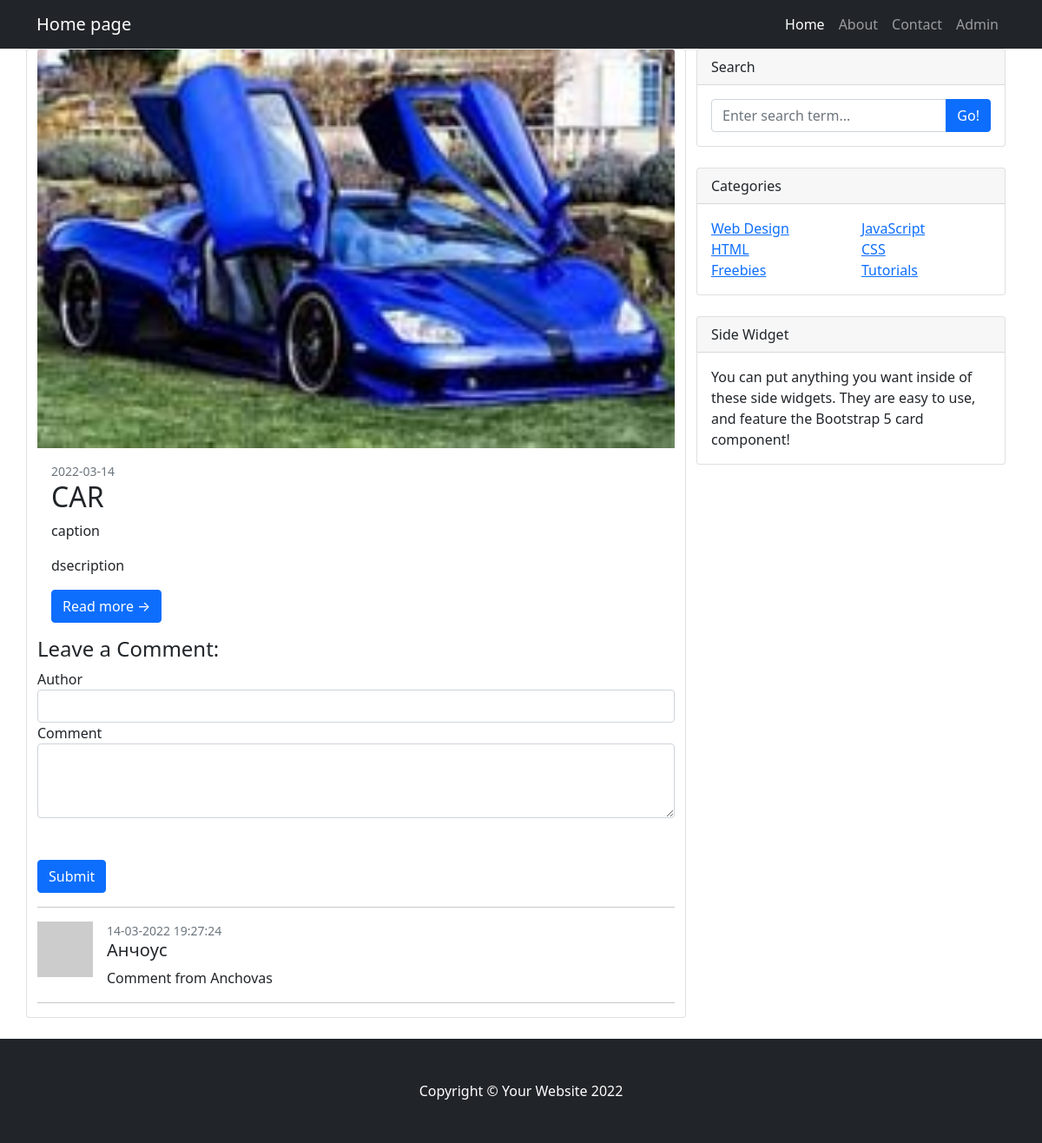
The app's page /photo.php?id=12 with its own data.
### tables this page shows
CREATE TABLE `photos` (
  `id` int(11) NOT NULL,
  `title` varchar(255) NOT NULL,
  `caption` varchar(255) NOT NULL,
  `description` text NOT NULL,
  `filename` varchar(255) NOT NULL,
  `alternate_text` varchar(255) NOT NULL,
  `type` varchar(255) NOT NULL,
  `size` int(11) NOT NULL,
  `date` date NOT NULL
);

CREATE TABLE `comments` (
  `id` int(11) NOT NULL,
  `photo_id` int(11) NOT NULL,
  `author` varchar(255) NOT NULL,
  `body` text NOT NULL,
  `date` datetime NOT NULL
);

### admin/includes/database.php (called while the page is built, shortened)
<?php
class Database
{
   public $connection;
   public function open_db_connection()
   {
      $this->connection = new mysqli(DB_HOST, DB_USER, DB_PASS, DB_NAME);
   }
   public function query($sql)
   {
      $result = $this->connection->query($sql);
      return $result;
   }
   public function escape_string($string)
   {
      return $this->connection->real_escape_string($string);
   }
}
$database = new Database();

### admin/includes/db_object.php (called while the page is built, shortened)
<?php
class Db_object
{
   public static function find_by_id($id)
   {
      $the_result_array = static::find_by_query("SELECT * FROM " . static::$db_table . " WHERE id = $id LIMIT 1");
      return !empty($the_result_array) ? array_shift($the_result_array) : false;
   }
   public static function find_by_query($sql)
   {
      global $database;
      $result_set = $database->query($sql);
      $the_object_array = array();
      while ($row = mysqli_fetch_array($result_set)) {
         $the_object_array[] = static::instantiation($row);
      }
      return $the_object_array;
   }
   public static function instantiation($the_record)
   {
      $the_object = new $calling_class;
      foreach ($the_record as $property => $value) {
         if ($the_object->has_the_property($property)) {
            $the_object->$property = $value;
         }
      }
      return $the_object;
   }
   private function has_the_property($property)
   {
      $object_properties = get_object_vars($this);
      return array_key_exists($property, $object_properties);
   }
}

### admin/includes/photo.php (called while the page is built, shortened)
<?php
class Photo extends Db_object
{
   public $filename;
   public $upload_directory = "images";
   public function picture_path()
   {
      return $this->upload_directory . DS . $this->filename;
   }
}

### admin/includes/comment.php (called while the page is built, shortened)
<?php
class Comment extends Db_object
{
   protected static $db_table = "comments";
   public static function find_the_comments($photo_id = 0)
   {
      global $database;
      $sql = "SELECT * FROM " . self::$db_table . " WHERE photo_id =" . $database->escape_string($photo_id) . " ORDER BY photo_id ASC";
      return self::find_by_query($sql);
   }
}

### photo.php (the view, shortened to what this page needs)
<?php include "includes/header.php"; ?>
<?php
$photo = Photo::find_by_id($_GET['id']);
$comments = Comment::find_the_comments($photo->id);
?>
<div class="row">
   <div class="col-lg-8">
      <div class="row">
         <div class="card mb-4">
            <a href="#!"><img class="card-img-top" src="admin/<?php echo $photo->picture_path(); ?>" alt="<?php echo $photo->title; ?>" /></a>
            <div class="card-body">
               <div class="small text-muted"><?php echo $photo->date; ?></div>
               <h2 class="card-title"><?php echo $photo->title; ?></h2>
               <p class="card-text"><?php echo $photo->caption; ?></p>
               <p class="card-text"><?php echo $photo->description; ?></p>
               <a class="btn btn-primary" href="#!">Read more →</a>
            </div>
            <div class="well">
               <h4>Leave a Comment:</h4>
               <form role="form" method="POST">
                  <div class="form-group">
                     <label for="author">Author</label>
                     <input type="text" name="author" class="form-control">
                  </div>
                  <div class="form-group">
                     <label for="body">Comment</label>
                     <textarea class="form-control" name="body" rows="3"></textarea>
                  </div>
                  <button type="submit" name="submit" class="btn btn-primary mt-5">Submit</button>
               </form>
            </div>
            <hr>
            <?php foreach ($comments as $comment) : ?>
               <div class="media d-flex">
                  <img class="align-self-start me-3" src="http://placehold.it/64x64" alt="">
                  <div class="media-body">
                     <div class="small text-muted"><?php echo date('d-m-Y H:i:s', strtotime($comment->date)); ?></div>
                     <h5 class="mt-0"><?php echo $comment->author; ?></h5>
                     <?php echo $comment->body; ?>
                  </div>
               </div>
               <hr>
            <?php endforeach; ?>
         </div>
      </div>
   </div>
   <div class="col-lg-4">
      <?php include "includes/sidebar.php" ?>
   </div>
</div>
</div>
<?php include "includes/footer.php"; ?>

### records on screen
photos: filename (picture), date "2022-03-14", title "CAR", caption "caption", description "dsecription"
comments: date "14-03-2022 19:27:24", author "Анчоус", body "Comment from Anchovas"
